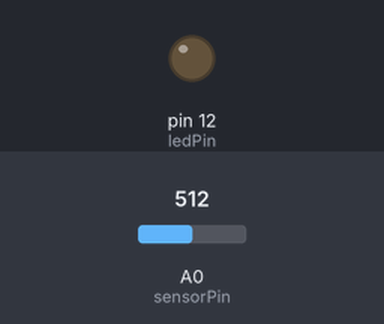
The sketch below on a simulated Arduino Uno, built with avr-gcc and run on an emulated ATmega328P. Shown: output pins drawn as LEDs (lit = HIGH). Dashed ring = blinking. Inputs (shaded band) come from the test bench; at power-on: A0 (sensorPin) = 512.

Above: at 1.2 s.
1.3 s: A0 (sensorPin) set to 94
2.8 s: A0 (sensorPin) set to 82
At 3.05 s:
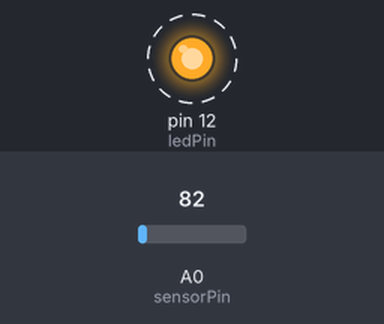
5.8 s: A0 (sensorPin) set to 100
At 5.8 s:
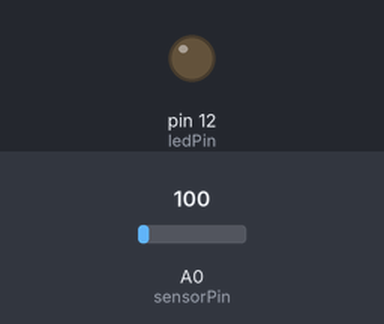
7.3 s: A0 (sensorPin) set to 80
At 7.55 s:
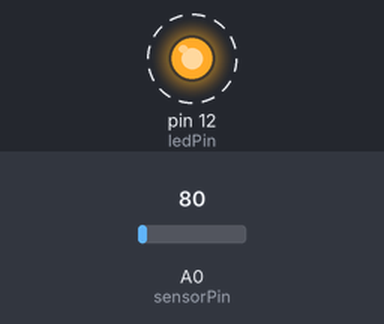
Timing chart, 0 to 11.3 s (numbered marks = the images above; inputs shaded):
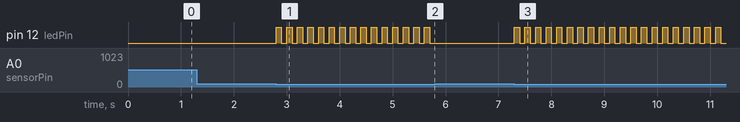

The sketch:

capteur_humidite_led_blink.ino
```cpp
int sensorPin = A0;    // Selection du numéro de l'entrée analogique pour le détecteur d'humidité
int ledPin = 12;      // Selection du numéro de la sortie pour la LED
int sensorValue = 0;  // variable qui va stocker les valeures du détecteur d'humidité

void setup() {

  pinMode(ledPin, OUTPUT); // Définit le pin numéro 12 comme sortie

}

void loop() {

  sensorValue = analogRead(sensorPin); //Lecture des valeures du détecteur d'humidité pour la stocker dans la variable "sensorValue"

  while (sensorValue < 90){      //crée une boucle "tant que [sensorValue] est inférieur à 90, executer le code suivant : "
    digitalWrite(ledPin, HIGH);  //Allumer la LED
    delay(100);                 //Attendre 1 seconde
    digitalWrite(ledPin, LOW);   //Eteindre la LED
    delay(100);                 //Attendre 1 seconde
    sensorValue = analogRead(sensorPin);  //actualiser la valeur de sensorValue par le détecteur d'humidité
  }

  digitalWrite(ledPin, LOW);  //si sernsorValue est supérieur à 50 et donc que la terre est suffisamment humide, on garde la LED éteinte

}
```

Measured:
- the behaviour switches between 90 and 89 on A0 (sensorPin) (found by bisection; images 0 and 1)
- after the input at 1.3 s, every drawn part: stays the same
- after the input at 2.8 s, pin 12 (ledPin): alternates HIGH for 0.10 s and LOW for 0.10 s, starting at once
- after the input at 5.8 s, pin 12 (ledPin): stops changing and stays LOW
- after the input at 7.3 s, pin 12 (ledPin): alternates HIGH for 0.10 s and LOW for 0.10 s, starting at once
